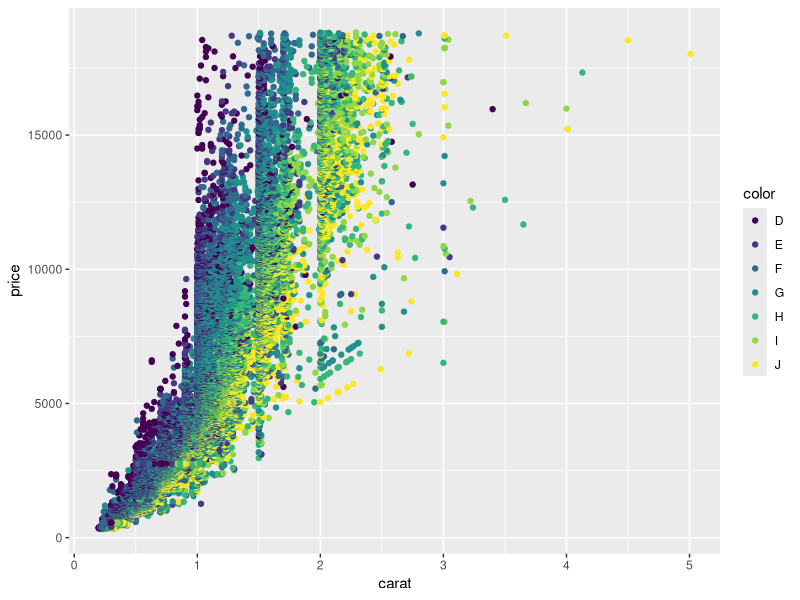
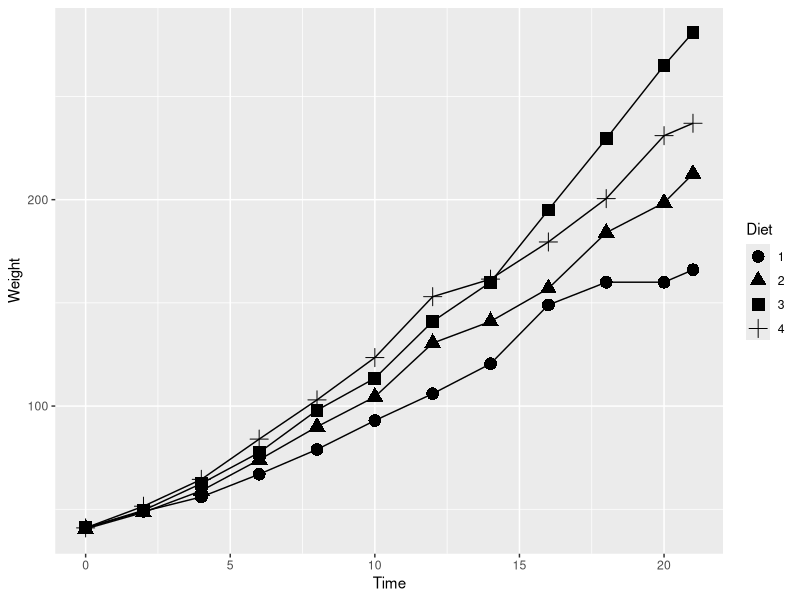

Reproduce these figures in R, in order.
library(magrittr)
library(ggplot2)

ggplot(diamonds) +
  aes(x=carat, y=price, color=color) +
  geom_point()

chick_weight <- ChickWeight %>%
  dplyr::group_by(Diet, Time) %>%
  dplyr::summarise(Weight = median(weight), .groups = "drop")

ggplot(chick_weight) + 
  aes(x = Time, y = Weight, shape = Diet) +
  geom_line() +
  geom_point(size = 4)


